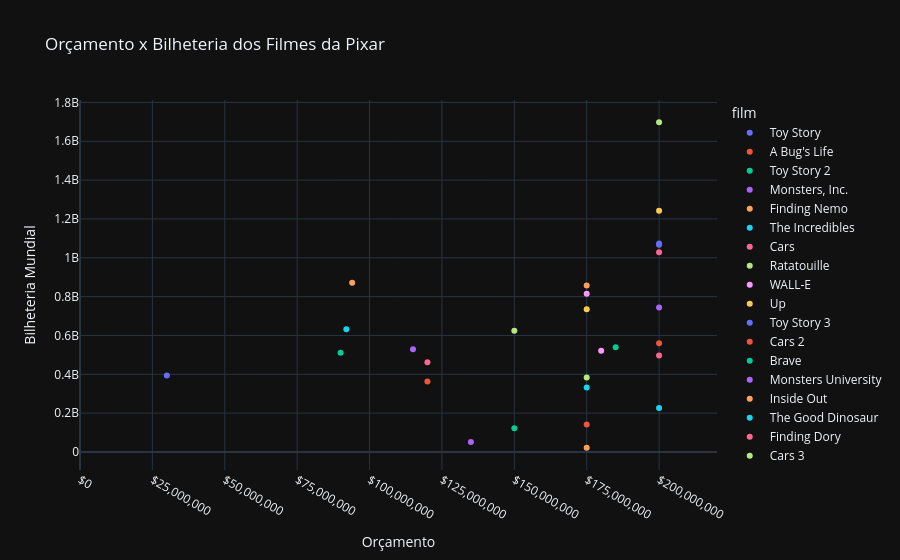

Notebook source saved alongside this figure:
### Markdown cell above
6. Como é a relação entre orçamento e bilheteria?

### Code cell
fig = px.scatter(
    df,
    x='budget',
    y='box_office_worldwide',
    template='plotly_dark',
    title='Orçamento x Bilheteria dos Filmes da Pixar',
    labels={
        'budget': 'Orçamento',
        'box_office_worldwide': 'Bilheteria Mundial'
    },
    hover_name='film',
    color='film'
)

fig.update_xaxes(
    range=[0, 220_000_000],
    tickformat='$,.0f',
    dtick=25_000_000
)

fig.write_image('../imgs/06.Orcamento_Bilheteria.png')
fig.show()

### Figure 1 — Plotly figure (JSON) as saved in the notebook; plotly's stock layout.template omitted (floating-point values rounded to 4 significant figures)
{"data": [{"hovertemplate": "<b>%{hovertext}</b><br><br>film=Toy Story<br>Orçamento=%{x}<br>Bilheteria Mundial=%{y}<extra></extra>", "hovertext": ["Toy Story"], "legendgroup": "Toy Story", "marker": {"color": "#636efa", "symbol": "circle"}, "mode": "markers", "name": "Toy Story", "orientation": "v", "showlegend": true, "type": "scatter", "x": [30000000.0], "xaxis": "x", "y": [394436586], "yaxis": "y"}, {"hovertemplate": "<b>%{hovertext}</b><br><br>film=A Bug's Life<br>Orçamento=%{x}<br>Bilheteria Mundial=%{y}<extra></extra>", "hovertext": ["A Bug's Life"], "legendgroup": "A Bug's Life", "marker": {"color": "#EF553B", "symbol": "circle"}, "mode": "markers", "name": "A Bug's Life", "orientation": "v", "showlegend": true, "type": "scatter", "x": [120000000.0], "xaxis": "x", "y": [363258859], "yaxis": "y"}, {"hovertemplate": "<b>%{hovertext}</b><br><br>film=Toy Story 2<br>Orçamento=%{x}<br>Bilheteria Mundial=%{y}<extra></extra>", "hovertext": ["Toy Story 2"], "legendgroup": "Toy Story 2", "marker": {"color": "#00cc96", "symbol": "circle"}, "mode": "markers", "name": "Toy Story 2", "orientation": "v", "showlegend": true, "type": "scatter", "x": [90000000.0], "xaxis": "x", "y": [511358276], "yaxis": "y"}, {"hovertemplate": "<b>%{hovertext}</b><br><br>film=Monsters, Inc.<br>Orçamento=%{x}<br>Bilheteria Mundial=%{y}<extra></extra>", "hovertext": ["Monsters, Inc."], "legendgroup": "Monsters, Inc.", "marker": {"color": "#ab63fa", "symbol": "circle"}, "mode": "markers", "name": "Monsters, Inc.", "orientation": "v", "showlegend": true, "type": "scatter", "x": [115000000.0], "xaxis": "x", "y": [528773250], "yaxis": "y"}, {"hovertemplate": "<b>%{hovertext}</b><br><br>film=Finding Nemo<br>Orçamento=%{x}<br>Bilheteria Mundial=%{y}<extra></extra>", "hovertext": ["Finding Nemo"], "legendgroup": "Finding Nemo", "marker": {"color": "#FFA15A", "symbol": "circle"}, "mode": "markers", "name": "Finding Nemo", "orientation": "v", "showlegend": true, "type": "scatter", "x": [94000000.0], "xaxis": "x", "y": [871014978], "yaxis": "y"}, {"hovertemplate": "<b>%{hovertext}</b><br><br>film=The Incredibles<br>Orçamento=%{x}<br>Bilheteria Mundial=%{y}<extra></extra>", "hovertext": ["The Incredibles"], "legendgroup": "The Incredibles", "marker": {"color": "#19d3f3", "symbol": "circle"}, "mode": "markers", "name": "The Incredibles", "orientation": "v", "showlegend": true, "type": "scatter", "x": [92000000.0], "xaxis": "x", "y": [631442092], "yaxis": "y"}, {"hovertemplate": "<b>%{hovertext}</b><br><br>film=Cars<br>Orçamento=%{x}<br>Bilheteria Mundial=%{y}<extra></extra>", "hovertext": ["Cars"], "legendgroup": "Cars", "marker": {"color": "#FF6692", "symbol": "circle"}, "mode": "markers", "name": "Cars", "orientation": "v", "showlegend": true, "type": "scatter", "x": [120000000.0], "xaxis": "x", "y": [461983149], "yaxis": "y"}, {"hovertemplate": "<b>%{hovertext}</b><br><br>film=Ratatouille<br>Orçamento=%{x}<br>Bilheteria Mundial=%{y}<extra></extra>", "hovertext": ["Ratatouille"], "legendgroup": "Ratatouille", "marker": {"color": "#B6E880", "symbol": "circle"}, "mode": "markers", "name": "Ratatouille", "orientation": "v", "showlegend": true, "type": "scatter", "x": [150000000.0], "xaxis": "x", "y": [623726085], "yaxis": "y"}, {"hovertemplate": "<b>%{hovertext}</b><br><br>film=WALL-E<br>Orçamento=%{x}<br>Bilheteria Mundial=%{y}<extra></extra>", "hovertext": ["WALL-E"], "legendgroup": "WALL-E", "marker": {"color": "#FF97FF", "symbol": "circle"}, "mode": "markers", "name": "WALL-E", "orientation": "v", "showlegend": true, "type": "scatter", "x": [180000000.0], "xaxis": "x", "y": [521311860], "yaxis": "y"}, {"hovertemplate": "<b>%{hovertext}</b><br><br>film=Up<br>Orçamento=%{x}<br>Bilheteria Mundial=%{y}<extra></extra>", "hovertext": ["Up"], "legendgroup": "Up", "marker": {"color": "#FECB52", "symbol": "circle"}, "mode": "markers", "name": "Up", "orientation": "v", "showlegend": true, "type": "scatter", "x": [175000000.0], "xaxis": "x", "y": [735099082], "yaxis": "y"}, {"hovertemplate": "<b>%{hovertext}</b><br><br>film=Toy Story 3<br>Orçamento=%{x}<br>Bilheteria Mundial=%{y}<extra></extra>", "hovertext": ["Toy Story 3"], "legendgroup": "Toy Story 3", "marker": {"color": "#636efa", "symbol": "circle"}, "mode": "markers", "name": "Toy Story 3", "orientation": "v", "showlegend": true, "type": "scatter", "x": [200000000.0], "xaxis": "x", "y": [1066969703], "yaxis": "y"}, {"hovertemplate": "<b>%{hovertext}</b><br><br>film=Cars 2<br>Orçamento=%{x}<br>Bilheteria Mundial=%{y}<extra></extra>", "hovertext": ["Cars 2"], "legendgroup": "Cars 2", "marker": {"color": "#EF553B", "symbol": "circle"}, "mode": "markers", "name": "Cars 2", "orientation": "v", "showlegend": true, "type": "scatter", "x": [200000000.0], "xaxis": "x", "y": [559852396], "yaxis": "y"}, {"hovertemplate": "<b>%{hovertext}</b><br><br>film=Brave<br>Orçamento=%{x}<br>Bilheteria Mundial=%{y}<extra></extra>", "hovertext": ["Brave"], "legendgroup": "Brave", "marker": {"color": "#00cc96", "symbol": "circle"}, "mode": "markers", "name": "Brave", "orientation": "v", "showlegend": true, "type": "scatter", "x": [185000000.0], "xaxis": "x", "y": [538983207], "yaxis": "y"}, {"hovertemplate": "<b>%{hovertext}</b><br><br>film=Monsters University<br>Orçamento=%{x}<br>Bilheteria Mundial=%{y}<extra></extra>", "hovertext": ["Monsters University"], "legendgroup": "Monsters University", "marker": {"color": "#ab63fa", "symbol": "circle"}, "mode": "markers", "name": "Monsters University", "orientation": "v", "showlegend": true, "type": "scatter", "x": [200000000.0], "xaxis": "x", "y": [743559607], "yaxis": "y"}, {"hovertemplate": "<b>%{hovertext}</b><br><br>film=Inside Out<br>Orçamento=%{x}<br>Bilheteria Mundial=%{y}<extra></extra>", "hovertext": ["Inside Out"], "legendgroup": "Inside Out", "marker": {"color": "#FFA15A", "symbol": "circle"}, "mode": "markers", "name": "Inside Out", "orientation": "v", "showlegend": true, "type": "scatter", "x": [175000000.0], "xaxis": "x", "y": [857611174], "yaxis": "y"}, {"hovertemplate": "<b>%{hovertext}</b><br><br>film=The Good Dinosaur<br>Orçamento=%{x}<br>Bilheteria Mundial=%{y}<extra></extra>", "hovertext": ["The Good Dinosaur"], "legendgroup": "The Good Dinosaur", "marker": {"color": "#19d3f3", "symbol": "circle"}, "mode": "markers", "name": "The Good Dinosaur", "orientation": "v", "showlegend": true, "type": "scatter", "x": [175000000.0], "xaxis": "x", "y": [332207671], "yaxis": "y"}, {"hovertemplate": "<b>%{hovertext}</b><br><br>film=Finding Dory<br>Orçamento=%{x}<br>Bilheteria Mundial=%{y}<extra></extra>", "hovertext": ["Finding Dory"], "legendgroup": "Finding Dory", "marker": {"color": "#FF6692", "symbol": "circle"}, "mode": "markers", "name": "Finding Dory", "orientation": "v", "showlegend": true, "type": "scatter", "x": [200000000.0], "xaxis": "x", "y": [1028570889], "yaxis": "y"}, {"hovertemplate": "<b>%{hovertext}</b><br><br>film=Cars 3<br>Orçamento=%{x}<br>Bilheteria Mundial=%{y}<extra></extra>", "hovertext": ["Cars 3"], "legendgroup": "Cars 3", "marker": {"color": "#B6E880", "symbol": "circle"}, "mode": "markers", "name": "Cars 3", "orientation": "v", "showlegend": true, "type": "scatter", "x": [175000000.0], "xaxis": "x", "y": [383930656], "yaxis": "y"}, {"hovertemplate": "<b>%{hovertext}</b><br><br>film=Coco<br>Orçamento=%{x}<br>Bilheteria Mundial=%{y}<extra></extra>", "hovertext": ["Coco"], "legendgroup": "Coco", "marker": {"color": "#FF97FF", "symbol": "circle"}, "mode": "markers", "name": "Coco", "orientation": "v", "showlegend": true, "type": "scatter", "x": [175000000.0], "xaxis": "x", "y": [814641172], "yaxis": "y"}, {"hovertemplate": "<b>%{hovertext}</b><br><br>film=Incredibles 2<br>Orçamento=%{x}<br>Bilheteria Mundial=%{y}<extra></extra>", "hovertext": ["Incredibles 2"], "legendgroup": "Incredibles 2", "marker": {"color": "#FECB52", "symbol": "circle"}, "mode": "markers", "name": "Incredibles 2", "orientation": "v", "showlegend": true, "type": "scatter", "x": [200000000.0], "xaxis": "x", "y": [1242805359], "yaxis": "y"}, {"hovertemplate": "<b>%{hovertext}</b><br><br>film=Toy Story 4<br>Orçamento=%{x}<br>Bilheteria Mundial=%{y}<extra></extra>", "hovertext": ["Toy Story 4"], "legendgroup": "Toy Story 4", "marker": {"color": "#636efa", "symbol": "circle"}, "mode": "markers", "name": "Toy Story 4", "orientation": "v", "showlegend": true, "type": "scatter", "x": [200000000.0], "xaxis": "x", "y": [1073394593], "yaxis": "y"}, {"hovertemplate": "<b>%{hovertext}</b><br><br>film=Onward<br>Orçamento=%{x}<br>Bilheteria Mundial=%{y}<extra></extra>", "hovertext": ["Onward"], "legendgroup": "Onward", "marker": {"color": "#EF553B", "symbol": "circle"}, "mode": "markers", "name": "Onward", "orientation": "v", "showlegend": true, "type": "scatter", "x": [175000000.0], "xaxis": "x", "y": [141940042], "yaxis": "y"}, {"hovertemplate": "<b>%{hovertext}</b><br><br>film=Soul<br>Orçamento=%{x}<br>Bilheteria Mundial=%{y}<extra></extra>", "hovertext": ["Soul"], "legendgroup": "Soul", "marker": {"color": "#00cc96", "symbol": "circle"}, "mode": "markers", "name": "Soul", "orientation": "v", "showlegend": true, "type": "scatter", "x": [150000000.0], "xaxis": "x", "y": [121903885], "yaxis": "y"}, {"hovertemplate": "<b>%{hovertext}</b><br><br>film=Luca<br>Orçamento=%{x}<br>Bilheteria Mundial=%{y}<extra></extra>", "hovertext": ["Luca"], "legendgroup": "Luca", "marker": {"color": "#ab63fa", "symbol": "circle"}, "mode": "markers", "name": "Luca", "orientation": "v", "showlegend": true, "type": "scatter", "x": [135000000.0], "xaxis": "x", "y": [51112314], "yaxis": "y"}, {"hovertemplate": "<b>%{hovertext}</b><br><br>film=Turning Red<br>Orçamento=%{x}<br>Bilheteria Mundial=%{y}<extra></extra>", "hovertext": ["Turning Red"], "legendgroup": "Turning Red", "marker": {"color": "#FFA15A", "symbol": "circle"}, "mode": "markers", "name": "Turning Red", "orientation": "v", "showlegend": true, "type": "scatter", "x": [175000000.0], "xaxis": "x", "y": [21813358], "yaxis": "y"}, {"hovertemplate": "<b>%{hovertext}</b><br><br>film=Lightyear<br>Orçamento=%{x}<br>Bilheteria Mundial=%{y}<extra></extra>", "hovertext": ["Lightyear"], "legendgroup": "Lightyear", "marker": {"color": "#19d3f3", "symbol": "circle"}, "mode": "markers", "name": "Lightyear", "orientation": "v", "showlegend": true, "type": "scatter", "x": [200000000.0], "xaxis": "x", "y": [226425420], "yaxis": "y"}, {"hovertemplate": "<b>%{hovertext}</b><br><br>film=Elemental<br>Orçamento=%{x}<br>Bilheteria Mundial=%{y}<extra></extra>", "hovertext": ["Elemental"], "legendgroup": "Elemental", "marker": {"color": "#FF6692", "symbol": "circle"}, "mode": "markers", "name": "Elemental", "orientation": "v", "showlegend": true, "type": "scatter", "x": [200000000.0], "xaxis": "x", "y": [496444308], "yaxis": "y"}, {"hovertemplate": "<b>%{hovertext}</b><br><br>film=Inside Out 2<br>Orçamento=%{x}<br>Bilheteria Mundial=%{y}<extra></extra>", "hovertext": ["Inside Out 2"], "legendgroup": "Inside Out 2", "marker": {"color": "#B6E880", "symbol": "circle"}, "mode": "markers", "name": "Inside Out 2", "orientation": "v", "showlegend": true, "type": "scatter", "x": [200000000.0], "xaxis": "x", "y": [1698030965], "yaxis": "y"}], "layout": {"legend": {"title": {"text": "film"}, "tracegroupgap": 0}, "title": {"text": "Orçamento x Bilheteria dos Filmes da Pixar"}, "xaxis": {"anchor": "y", "domain": [0, 1], "dtick": 25000000, "range": [0, 220000000], "tickformat": "$,.0f", "title": {"text": "Orçamento"}}, "yaxis": {"anchor": "x", "domain": [0, 1], "title": {"text": "Bilheteria Mundial"}}}}
